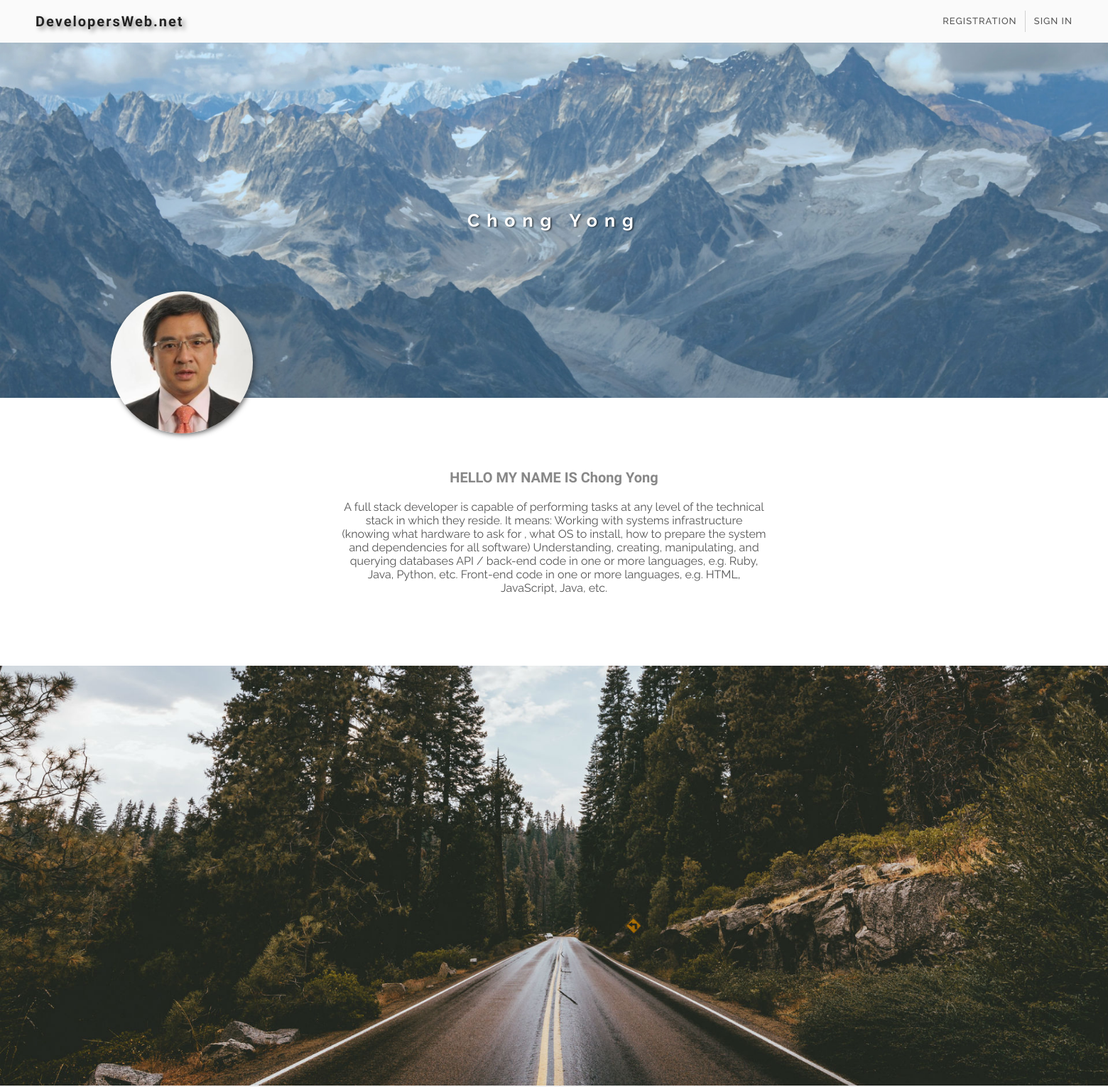
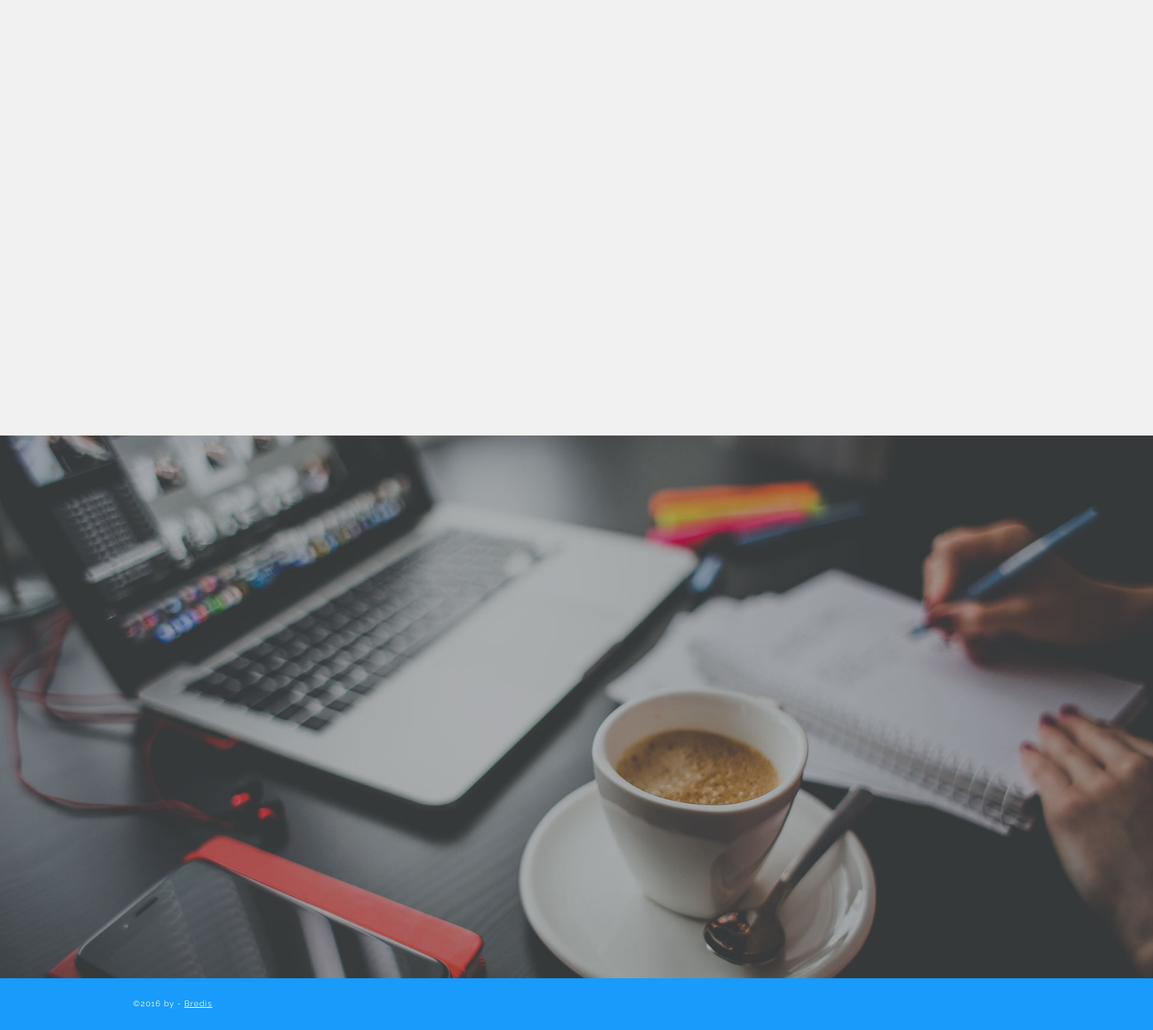
The page /chongyong/index.php on the database its author committed (2 pictures, top to bottom).
### tables this page shows
CREATE TABLE IF NOT EXISTS `users` (
  `id` int(10) unsigned NOT NULL AUTO_INCREMENT,
  `name` varchar(50) NOT NULL,
  `secondname` varchar(50) NOT NULL,
  `email` varchar(50) NOT NULL,
  `password` varchar(100) NOT NULL,
  `prog1` varchar(100) NOT NULL,
  `prog2` varchar(100) NOT NULL,
  `prog3` varchar(100) NOT NULL,
  `prog4` varchar(100) NOT NULL,
  `html` int(11) NOT NULL DEFAULT '0',
  `js` int(11) DEFAULT '0',
  `php` int(10) NOT NULL DEFAULT '0',
  `angular` int(10) NOT NULL DEFAULT '0',
  `abouttext` mediumtext NOT NULL,
  `avatardest` varchar(100) NOT NULL,
  `avatarstatus` int(11) NOT NULL DEFAULT '0',
  `backgrounddest` varchar(100) NOT NULL,
  `backgroundstatus` int(11) NOT NULL DEFAULT '0',
  `prog1status` int(11) NOT NULL DEFAULT '0',
  `prog1imgdest` varchar(100) NOT NULL,
  `prog2status` int(11) NOT NULL DEFAULT '0',
  `prog2imgdest` varchar(100) NOT NULL,
  `prog3status` int(11) NOT NULL DEFAULT '0',
  `prog3imgdest` varchar(100) NOT NULL,
  `prog4status` int(11) NOT NULL DEFAULT '0',
  `prog4imgdest` varchar(100) NOT NULL,
  `phone` varchar(16) NOT NULL,
  `city` varchar(15) NOT NULL,
  `changedpass` int(1) NOT NULL,
  `progectname1` varchar(100) NOT NULL DEFAULT 'PROJECT',
  `progectname2` varchar(100) NOT NULL DEFAULT 'PROJECT',
  `progectname3` varchar(100) NOT NULL DEFAULT 'PROJECT',
  `progectname4` varchar(100) NOT NULL DEFAULT 'PROJECT',
  PRIMARY KEY (`id`)
);

### chongyong/index.php (called while the page is built, shortened)
    <?php
        $myname="Chong";
        $mysecondname="Yong";
        $id = "16";
        include "../personal.php";
?>

### class.php (called while the page is built, shortened)
<?php
    class User {
        function __construct( $id = 0 ){
            global $dbcon;
            $this->id = $id;
            $sql = "SELECT * From users WHERE id='$this->id';";
            $result = mysqli_query( $dbcon, $sql );
            if($row = mysqli_fetch_assoc( $result ))
            {
                $this->mytext = $row["abouttext"];
                $this->image = $row["avatardest"];
                $this->backgroundstatus = $row["backgroundstatus"];
            }
        }
    }
?>

### personal.php (the view, shortened to what this page needs)
<?php
    include_once "dbcon.php";
    include_once "menuimage.php";
    include_once "class.php";
    $user = new User ($id);
    $cookies = 0;
if($cookies){
    $logedvisitor = 1;
}
else{
    $logedvisitor = 0;
    $loged = 0;
}
    if($user->personalimagestatus)
        $imagedest = $user->image;
    else
        $imagedest = "../image/userimage.png";
    if($user->backgroundstatus)
        $backdest = $user->backgrounddest;
    else
        $backdest = "../image/mainbackground.jpg";
?>
<!doctype html>
<html>
<head>
  <link rel="stylesheet" type="text/css" href="../style.css">
  <link rel="stylesheet" type="text/css" href="../personal.css">
</head>
<body>
   <nav>
        <h2>
           <a href="../"></a>
           DevelopersWeb.net
        </h2>
        <?php
            if($loged || $logedvisitor){
            ?>
                <ul id="loginul">
                   <li id="profil"><a><?php echo $cookiename." ".$cookiesecondname; ?></a></li>
                   <li id="logoutbutton">
                        <form action="../out.php" methoth="post">
                            <button>SIGN OUT</button>
                        </form>
                       <span id="navline"></span>
                   </li>
                </ul>
                <div id="menupersone">
                    <div id="menuimage" style="background:url(<?php echo $menuimagedest; ?>); background-position:center; background-size:cover;"></div>
                    <div id="menuinfo">
                        <span id="menuname"><?php echo $cookiename." ".$cookiesecondname; ?>
                        </span>
                        <span id="menumail"><?php echo $coockieemail; ?></span>
                        <span id="tomypage">
                            <?php if(!$loged){ ?>
                                <a href="<?php echo "../".$foldername; ?>">TO MY PAGE</a>
                            <?php }
                            else{ ?>
                                <span id="changename"><span id="confic"></span>SETTING</span>
                            <?php } ?>
                        </span>
                    </div>
                    <div id="menufooter">
                        <span id="deleteprofile">DELETE PROFILE</span>
                    </div>
                </div>
                <?php  }
       else{ ?>
                <ul id="loguot">
                    <li id="regbutton">REGISTRATION</li>
                    <li id="logbutton">SIGN IN
                    </li>
                </ul>
    <?php    }
    ?>
   </nav>
    <header id="headperson" style="background:url(
           <?php echo "$backdest" ?>); background-position:center; background-size:cover; background-repeat:no-repeat; ">
        <h1><?php
            echo $myname." ".$mysecondname;
            ?>
       </h1>
        <div style="background:url(
           <?php echo "$imagedest" ?>); background-position:center; background-size:cover; " id="personalimage">
        </div>
    </header>
    <section id="aboutmesec">
        <div id="aboutme">
            <h2>HELLO MY NAME IS <?php echo $myname." ".$mysecondname?></h2>
            <p><?php
                echo "$user->mytext";
                ?>
            </p>
        </div>
    </section>
    <section id="skills">
    </section>
    <section id="progects">
    </section>
    <section id="contacts">
    </section>
    <footer>
        <div id="footercont">
                    <span>&copy;2016 by - <a href="http://bredis.org">Bredis</a></span>
                </div>
    </footer>
</body>
</html>

### style.css (style rules this page uses)
* { font-family: 'Raleway', sans-serif; margin: 0; padding: 0; }
html,body { margin:0; padding:0; width: 100%; height:100%; }
body { overflow-x: hidden; }
nav { position: relative; width: 100%; height: 60px; background: #fafafa; z-index: 4; }
header { height: 500px; width: 100%; background: url("image/mainbackground.jpg"); background-size: cover; background-position: top; background-repeat: no-repeat; position: relative; }
header>h1 { height: 50px; font-family: 'Raleway', sans-serif; letter-spacing: 10px; color:#fff; text-align: center; line-height: 50px; font-size:25px; text-shadow: 2px 1px 2px rgba(0,0,0,0.5); position: absolute; left: 0; right: 0; top:0; bottom:0; margin: auto; margin-left: -500px; opacity: 0; }
nav>#loguot { height: 100%; width: auto; float: right; margin-right: 50px; }
nav>#loguot>li { color:#555; height: 100%; display: inline-block; line-height: 60px; font-weight: 500; font-size:13px; letter-spacing: 1px; cursor:pointer; transition:0.3s; }
nav>#loguot>li:last-child { margin-left: 20px; }
nav>h2 { display: block; width: 300px; float: left; line-height: 60px; margin-left: 50px; color:#222; font-family: 'Metamorphous', cursive; letter-spacing: 2px; font-size: 20px; text-shadow: 4px 4px 6px rgba(150, 150, 150, 1); position: relative; }
nav>h2>a { width: 100%; height: 100%; z-index: 2; display: block; cursor: pointer; position: absolute; }
footer { background: #189BFA;; width:100%; height: 70px; font-family: "Raleway", sans-serif; position: relative; }
#footercont { width:1200px; height: 50px; font-size: 11px; line-height: 50px; color:#fff; position: absolute; top:0; bottom:0; margin: auto; letter-spacing: 1px; left: 0; right:0; margin: auto; }
#footercont a { color:#fff; }
section { background: #fafafa; }
#contacts { padding: 100px 0; height: auto; width:100%; background: #fafafa; position: relative; }
#contacts { background: url(image/contactimage.jpg); background-size: cover; background-repeat: no-repeat; background-position: center; }
#skills { height: 391px !important; }
#progects { height: 391px !important; }
#contacts { height: 534px !important; }

### personal.css (style rules this page uses)
#skills,#progects { width:100%; height: auto; padding: 100px 0; background: #fff; }
#aboutmesec { width:100%; height: auto; padding: 100px 0; background: #fff; min-height: 150px; }
#skills { background: url(image/slikksimage.jpg); background-position: center; background-size: cover; background-repeat: no-repeat; }
#progects { background: #f1f1f1; }
#personalimage { width: 200px; height: 200px; position: absolute; left: 10%; border-radius: 50%; background-size: cover; background-position: center; bottom: -50px; -webkit-box-shadow: 7px 7px 5px 0px rgba(50, 50, 50, 0.75); -moz-box-shadow: 7px 7px 5px 0px rgba(50, 50, 50, 0.75); box-shadow: 2px 2px 7px 0px rgba(50, 50, 50, 0.75); transition: 1s; }
#headperson>h1 { position: absolute; height: 50px; line-height: 50px; left:0; right:0; bottom:0; top:0; margin: auto; top:-200px; opacity: 0; }
#aboutme>h2 { text-align: center; font-size: 20px; margin-bottom: 20px; font-family: 'Baloo Thambi', cursive; color:#888; }
#aboutme { width: 600px; height: auto; margin: 0 auto; position: relative; opacity: 0; }
#aboutme>p { text-align: center; color: #555; }

### rows shown on the page
users: avatardest (picture), abouttext "A full stack developer is capable of performing tasks at any level of the technical stack in which they reside. It means: Working with systems infrastructure (knowing what hardware to ask for , what OS to install, how to prepare the system and dependencies for all software) Understanding, creating, manipulating, and querying databases API / back-end code in one or more languages, e.g. Ruby, Java, Python, etc. Front-end code in one or more languages, e.g. HTML, JavaScript, Java, etc."

### other values the page prints
$myname "Chong"
$mysecondname "Yong"
